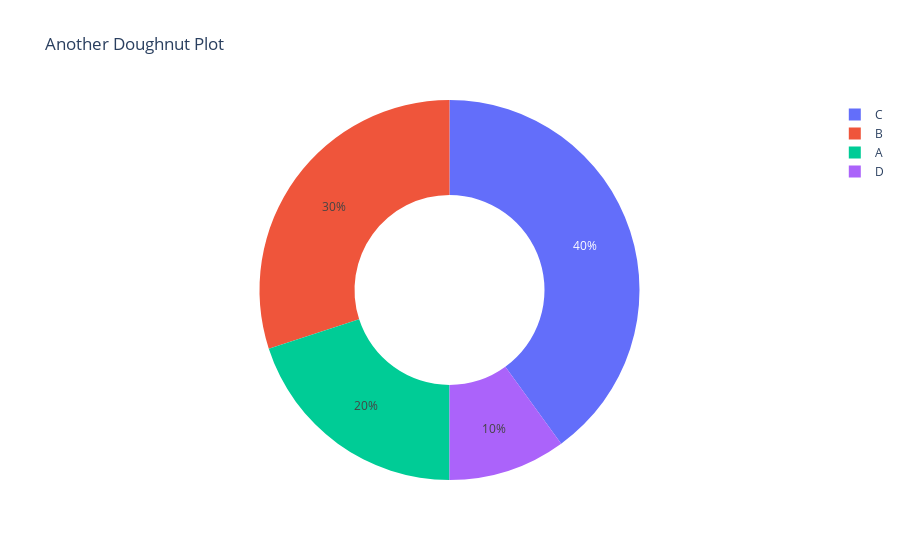

The notebook cell saved with this chart:
### Code cell
#Another sample data
import plotly.graph_objects as dg  # import plotpy

labels = ['A', 'B', 'C', 'D']
values = [20, 30, 40, 10]
# create a doughnut plot with matplotlib
fig = dg.Figure(data = [dg.Pie(labels=labels, values = values, hole =.5)])   # the diameter of the hole in the center
fig.update_layout(title_text ="Another Doughnut Plot", showlegend =True)
fig.show("vscode") #this is the rendering feature if it none then it uses the defautl renderer

### Figure 1 — Plotly figure (JSON) as saved in the notebook; plotly's stock layout.template omitted (floating-point values rounded to 4 significant figures)
{"data": [{"hole": 0.5, "labels": ["A", "B", "C", "D"], "type": "pie", "values": [20, 30, 40, 10]}], "layout": {"showlegend": true, "title": {"text": "Another Doughnut Plot"}}}
